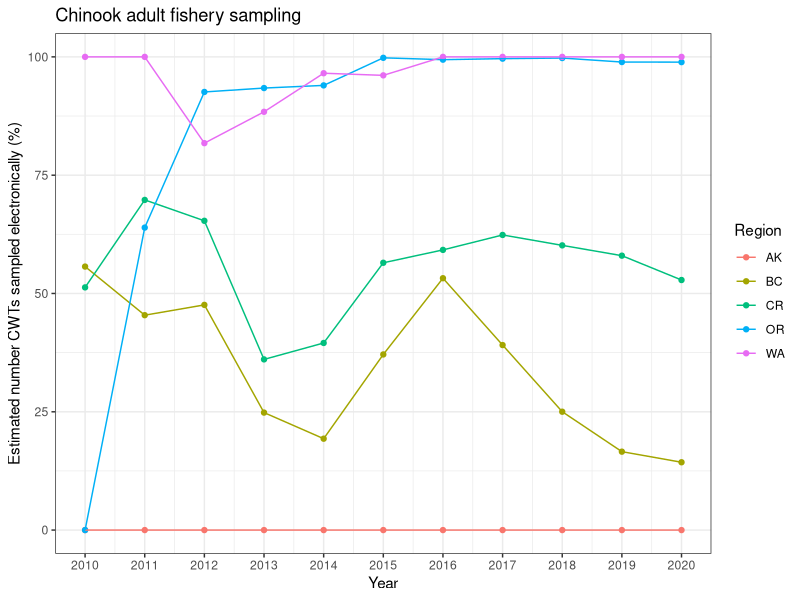
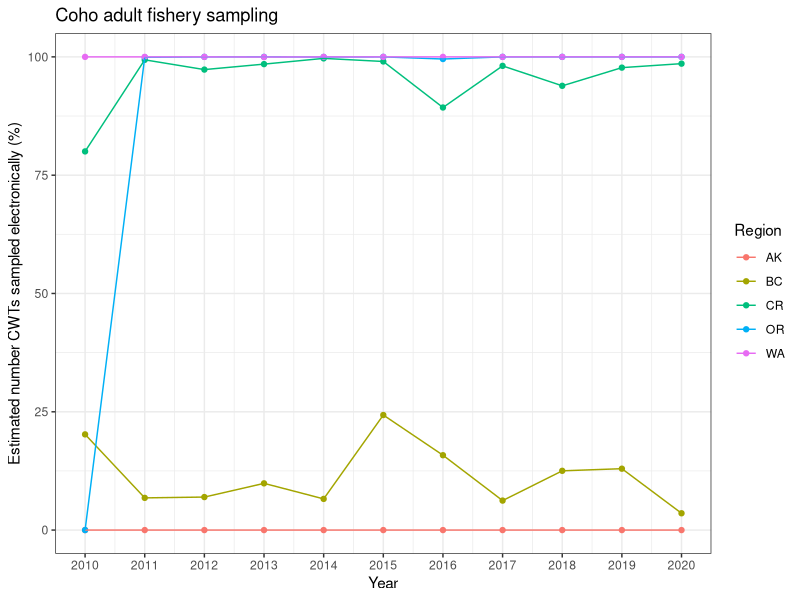
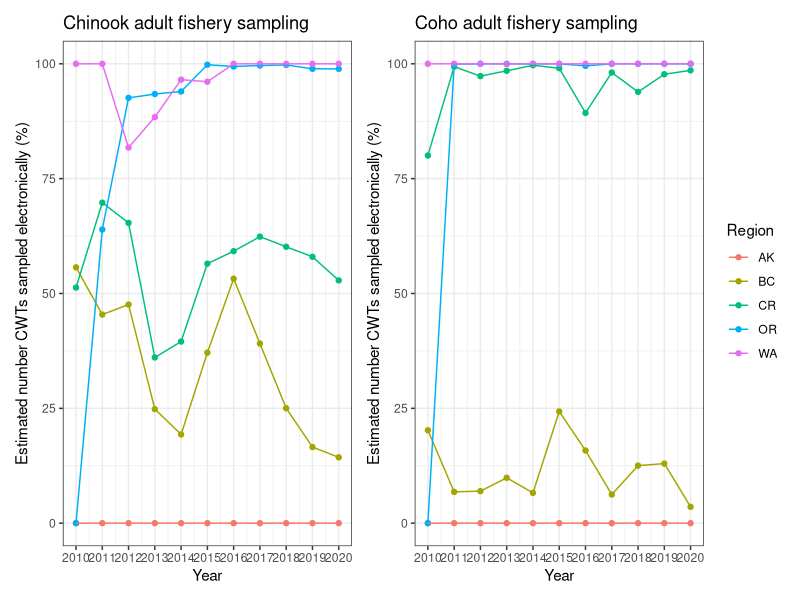
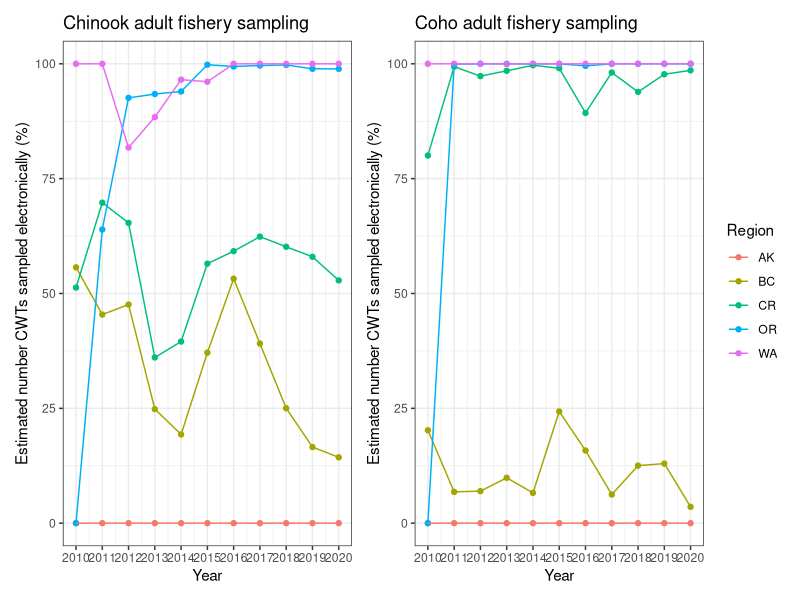

Write R code to recreate these figures, in order.
library(ggplot2)
library(tidyverse)
library(patchwork)

"%notin%"<- Negate("%in%")

chinook_sfec<-read.csv("Chinook_SFEC.csv") %>% as_tibble()
coho_sfec<-read.csv("Coho_SFEC.csv") %>% as_tibble()

theme_set(theme_bw())


chinook_sfec_sum<- chinook_sfec %>%
                   filter(PSC.Fishery %notin% c("Dead Fish Survey", "Hatchery",
                                                "Spawning Ground", "Mixed Wild Broodstock and Hatchery Returns",
                                                "Wild Broodstock Collection",
                                                "Groundfish Observer (Bering Sea/Aleutians)",
                                                "Groundfish Observer (Gulf of Alaska)")) %>%
                   filter(Fis.Gear %notin%  c("Juvenile", "Juvenile Sampling - Beach Seine",
                                              "Juvenile Sampling - Seine", "Juvenile Sampling - Trawl",
                                              "Hatchery Miscellaneous", "PNP Hatchery Cost Recovery")) %>%
                   group_by(Recovery.Year, Region, Detection.Method) %>%
                   summarise(sum_estimated = sum(SUM.Estimated, na.rm=TRUE)) %>%
                   pivot_wider(names_from=Detection.Method, values_from = sum_estimated) %>%
                   mutate(Electronic = case_when(
                     is.na(Electronic) ~ 0,
                     TRUE ~ as.numeric(Electronic)))%>%
                      mutate(Visual = case_when(
                            is.na(Visual) ~ 0,
                       TRUE ~ as.numeric(Visual))) %>%
                   mutate(percent_electronic = Electronic/(Electronic + Visual)*100) %>%
                   filter(Region %notin% c(0, "CA", ""))

chinook_SFEC_plot <- ggplot(chinook_sfec_sum, aes(x=Recovery.Year, y=percent_electronic, col=Region)) +
                     geom_point() +
                     geom_line()+
                     scale_x_continuous(breaks=seq(2010, 2020, 1))+
                     xlab("Year")+
                     ylab("Estimated number CWTs sampled electronically (%)")+
                     ggtitle("Chinook adult fishery sampling")
chinook_SFEC_plot

coho_sfec_sum<- coho_sfec %>%
                  filter(PSC.Fishery %notin% c("Dead Fish Survey", "Hatchery",
                               "Spawning Ground", "Mixed Wild Broodstock and Hatchery Returns",
                               "Wild Broodstock Collection",
                               "Groundfish Observer (Bering Sea/Aleutians)",
                               "Groundfish Observer (Gulf of Alaska)")) %>%
                filter(Fis.Gear %notin%  c("Juvenile", "Juvenile Sampling - Beach Seine",
                             "Juvenile Sampling - Seine", "Juvenile Sampling - Trawl",
                             "Hatchery Miscellaneous", "PNP Hatchery Cost Recovery")) %>%
                   group_by(Recovery.Year, Region, Detection.Method) %>%
                   summarise(sum_estimated = sum(SUM.Estimated, na.rm=TRUE)) %>%
                   pivot_wider(names_from=Detection.Method, values_from = sum_estimated) %>%
                   mutate(Electronic = case_when(
                               is.na(Electronic) ~ 0,
                                TRUE ~ as.numeric(Electronic))) %>%
                   mutate(Visual = case_when(
                            is.na(Visual) ~ 0,
                            TRUE ~ as.numeric(Visual))) %>%
                   mutate(percent_electronic = Electronic/(Electronic + Visual)*100) %>%
                     filter(Region %notin% c("", "CA", 0))

coho_SFEC_plot <- ggplot(coho_sfec_sum, aes(x=Recovery.Year, y=percent_electronic, col=Region)) +
  geom_point() +
  geom_line()+
  scale_x_continuous(breaks=seq(2010, 2020, 1))+
  xlab("Year")+
  ylab("Estimated number CWTs sampled electronically (%)")+
  ggtitle("Coho adult fishery sampling")
coho_SFEC_plot


detection_methods_plot<-chinook_SFEC_plot+coho_SFEC_plot +   plot_layout(guides = 'collect')
detection_methods_plot
ggsave("Detection_methods_plot.jpeg")

?ggsave

